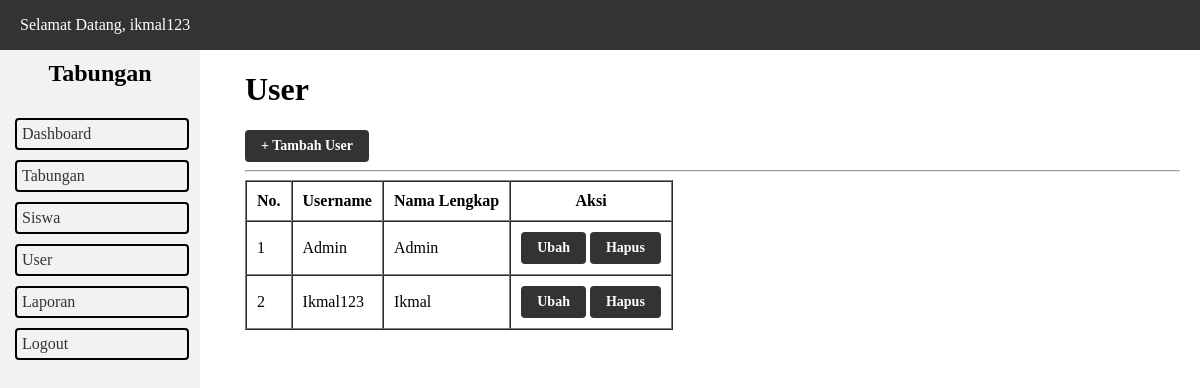
The page /user.php (signed in) on the database its author committed.
### tables this page shows
CREATE TABLE `user` (
  `id_user` int(11) NOT NULL,
  `username` varchar(30) NOT NULL,
  `password` varchar(255) NOT NULL,
  `nama_lengkap` varchar(30) NOT NULL
);

### user.php (the view, shortened to what this page needs)
<?php
	require_once 'koneksi.php';
	$id_user = $_SESSION['id_user'];
	$user = mysqli_query($koneksi, "SELECT * FROM user WHERE id_user = '$id_user'");
	$data_user = mysqli_fetch_assoc($user);
	$user = mysqli_query($koneksi, "SELECT * FROM user ORDER BY username ASC");
?>
<!DOCTYPE html>
<html lang="en">
<head>
	<link rel="stylesheet" href="style.css">
</head>
<body>
  <?php include_once 'include/topbar.php'; ?>
  <?php include_once 'include/sidebar.php'; ?>
  <main>
  	<h1>User</h1>
  	<a href="tambah_user.php" class="button">+ Tambah User</a>
  	<hr>
  	<table border="1" cellspacing="0" cellpadding="10">
  		<thead>
  			<tr>
  				<th>No.</th>
  				<th>Username</th>
  				<th>Nama Lengkap</th>
  				<th>Aksi</th>
  			</tr>
  		</thead>
  		<tbody>
  			<?php $i = 1; ?>
  			<?php foreach ($user as $du): ?>
  				<tr>
  					<td><?= $i++; ?></td>
  					<td><?= ucwords($du['username']); ?></td>
  					<td><?= ucwords($du['nama_lengkap']); ?></td>
  					<td>
  						<a href="ubah_user.php?id_user=<?= $du['id_user']; ?>" class="button">Ubah</a>
  						<a href="hapus_user.php?id_user=<?= $du['id_user']; ?>" onclick="return confirm('Apakah Anda yakin ingin menghapus user <?= $du['username']; ?>?')" class="button">Hapus</a>
  					</td>
  				</tr>
  			<?php endforeach ?>
  		</tbody>
  	</table>
  </main>
</body>
</html>

### include/topbar.php
<header class="topbar">
  <nav>
    <ul>
      <li><a href="profile.php">Selamat Datang, <?= $data_user['username']; ?></a></li>
    </ul>
  </nav>
</header>

### style.css (style rules this page uses)
body { margin: 0; padding: 0; font-family: times new roman; }
.topbar { background-color: #333; color: #fff; height: 50px; display: flex; justify-content: space-between; align-items: center; position: fixed; width: 100%; top: 0; left: 0; }
.topbar ul { margin: 0; padding: 0; list-style: none; display: flex; }
.topbar ul li { margin: 0 20px; }
.topbar ul li a { color: #fff; text-decoration: none; }
main { margin-left: 225px; padding: 50px 20px; }
.button { display: inline-block; background-color: #333; color: #fff; padding: 8px 16px; font-size: 14px; font-weight: bold; text-align: center; text-decoration: none; border-radius: 4px; cursor: pointer; }

### rows shown on the page
user: username "ikmal123", username "Ikmal123", nama_lengkap "Ikmal"
user: username "Admin", nama_lengkap "Admin"
